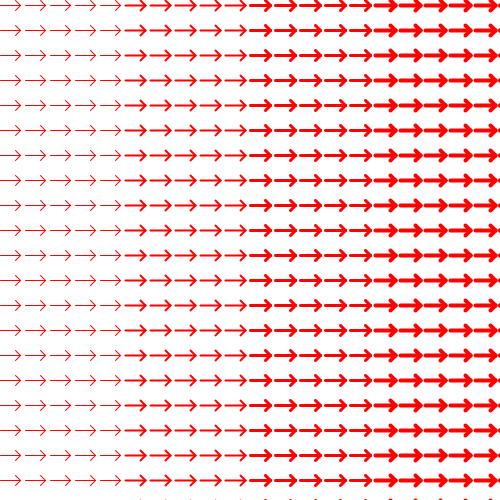
Frame 1 (no input)
Frame 60 (the mouse pressed at the canvas centre just before this capture): identical to frame 1, image omitted
Frame 120 (the mouse held since frame 60 and released just before this capture): identical to frame 1, image omitted

The Processing sketch that drew this single still picture (run headless with seeded random() and noise(); from frame 60 on, the mouse is pressed at the canvas centre):

// Processing sketch: processing_27843
// ── processing_27843.pde

void setup(){smooth();
size(500,500);
}

void draw(){
  background(255,255,255);
  randomSeed(mouseX);

//Variablen 
  int wert1 = 20;
  int wert2 = 50;
  
  
  //Schleifen
  for(int i = 0; i<wert2; i++){
  for(int j = 0; j<wert2; j++){
  
  pfeil(width/wert1*j, height/wert1*i, width/wert1*j, height/wert1*i, j/5 );  
    
  }
  }
  
  
  
  //stroke(255,0,0);
  //line(10,20+5,10+20,20+5);  
  //line(10+15,20,10+20,20+5);
  //line(10+15,20+10,10+20,20+5);
  
  //stroke(255);
  //line(10+21,20+5,10+25,20+5);
 
  
  
}





void pfeil(float x1, float y1, float x2, float y2, float fett){
  
 stroke(255);
  line(x1+21,y1+5,x2+25,y2+5);

  strokeWeight(fett+1);
  stroke(255,0,0);
  line(x1,y1+5,x2+20,y2+5);  
  line(x1+15,y1,x2+20,y2+5);
  line(x1+15,y1+10,x2+20,y2+5);
  
 
}
